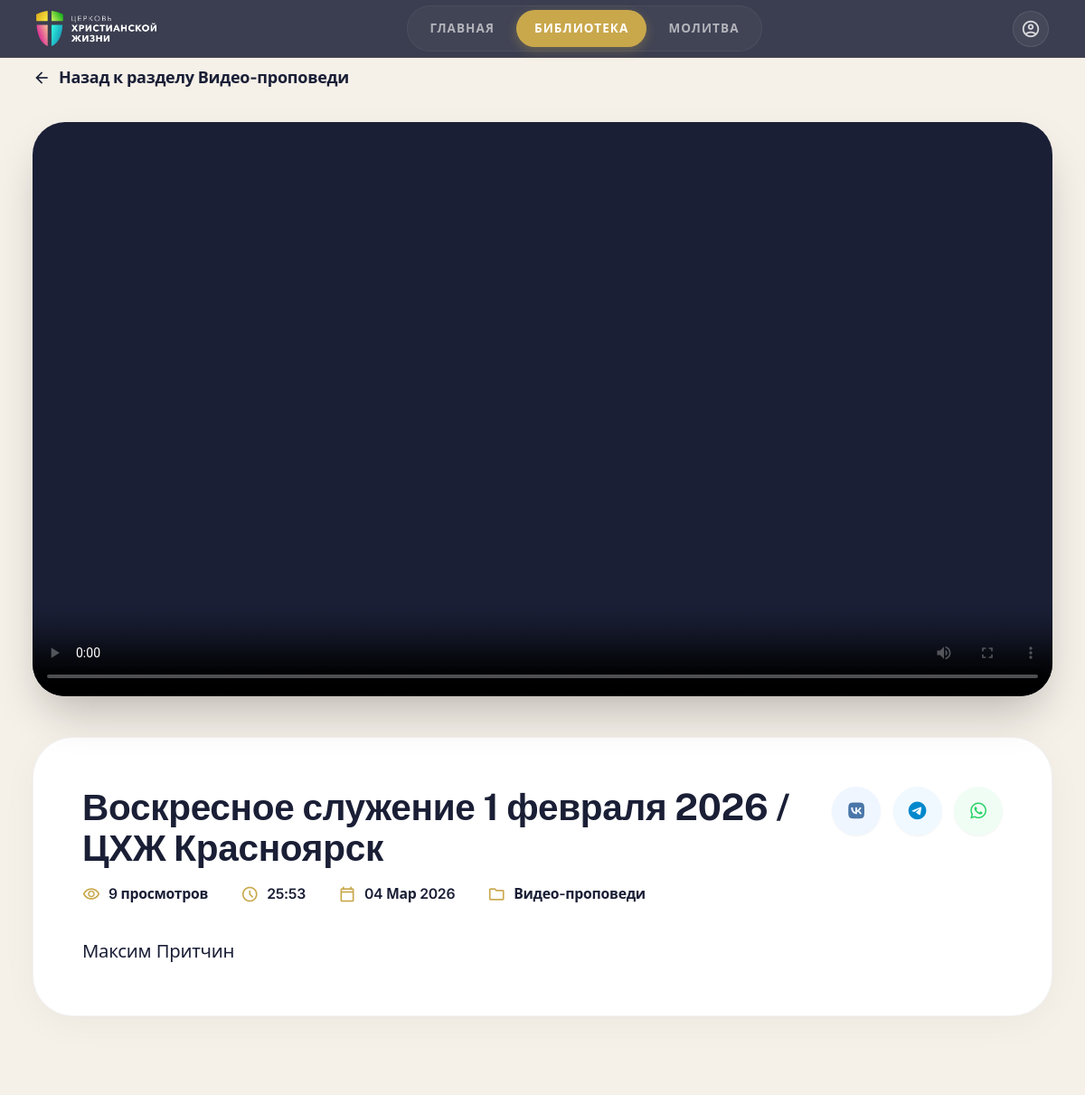
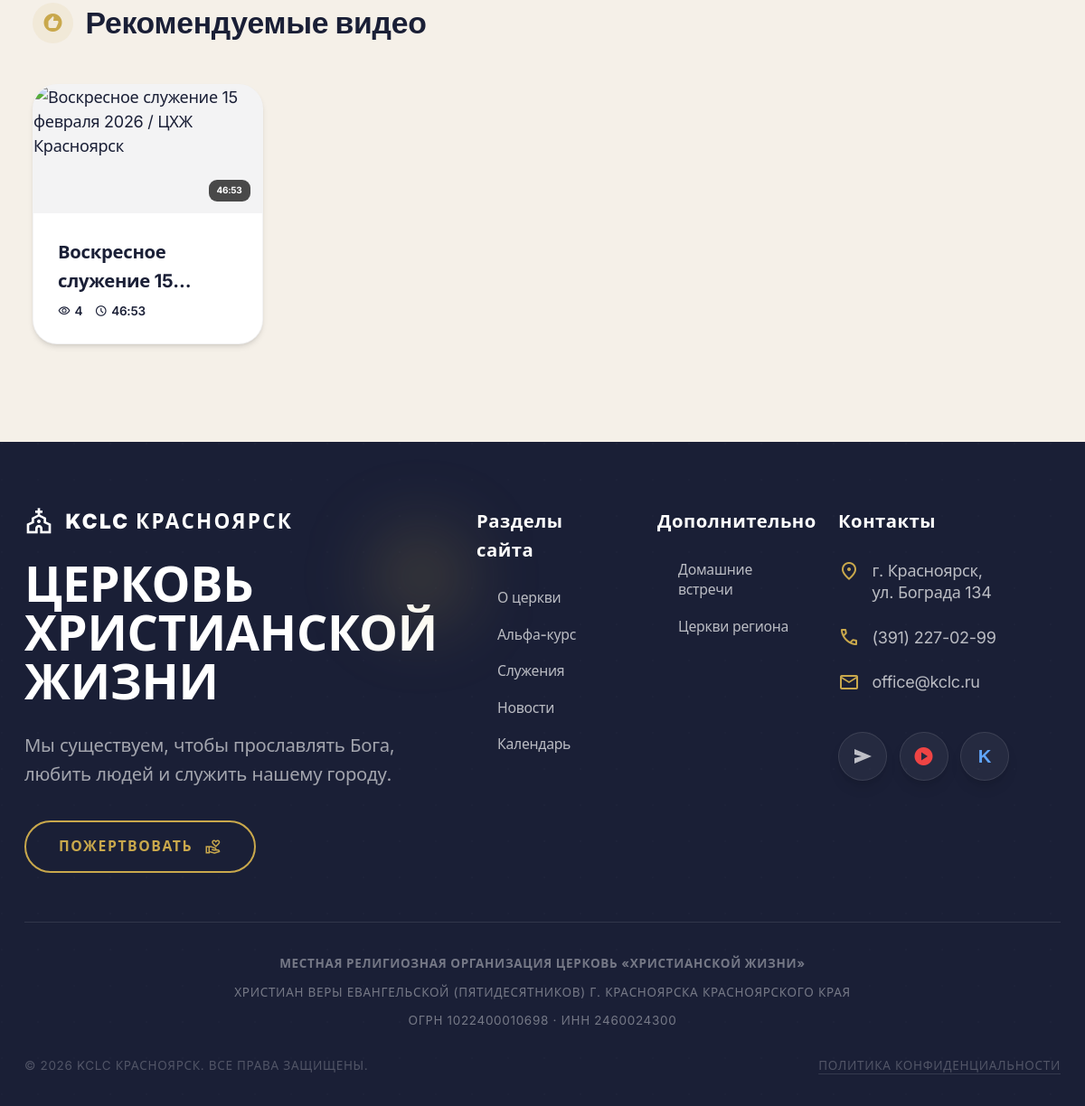
/library/video/2/, run on the app's committed database (2 pictures, top to bottom).
### church_app/models.py (models this page shows, shortened)
class Video(models.Model):
    title = models.CharField(max_length=200, verbose_name="Название")
    description = models.TextField(verbose_name="Описание")
    category = models.ForeignKey(Category, on_delete=models.CASCADE, related_name='videos', limit_choices_to={'category_type': 'video'})
    video_file = models.FileField(upload_to='videos/', blank=True, null=True, verbose_name="Видео файл")
    youtube_url = models.URLField(blank=True, null=True, verbose_name="YouTube ссылка")
    rutube_url = models.URLField(blank=True, null=True, verbose_name="Rutube ссылка")
    thumbnail = models.ImageField(upload_to='video_thumbnails/', blank=True, null=True, verbose_name="Превью")
    duration = models.IntegerField(default=0, help_text="Длительность в секундах", verbose_name="Длительность")
    views_count = models.IntegerField(default=0, verbose_name="Просмотры")
    is_featured = models.BooleanField(default=False, verbose_name="Рекомендуемое")
    order = models.IntegerField(default=0, verbose_name="Порядок")
    is_active = models.BooleanField(default=True, verbose_name="Активно")
    created_at = models.DateTimeField(auto_now_add=True)
    updated_at = models.DateTimeField(auto_now=True)
    class Meta:
        ordering = ['-is_featured', 'order', '-created_at']
        verbose_name = "Видео"
        verbose_name_plural = "Видео"
    def get_duration_display(self):
        if not self.duration:
            return ''
        total = int(self.duration)
        hours = total // 3600
        minutes = (total % 3600) // 60
        seconds = total % 60
        if hours > 0:
            return f'{hours}ч {minutes:02d}мин'
        elif minutes > 0:
            return f'{minutes}:{seconds:02d}'
        else:
            return f'0:{seconds:02d}'
    def increment_views(self):
        self.views_count += 1
        self.save(update_fields=['views_count'])

class Category(models.Model):
    CATEGORY_TYPES = [
        ('video', 'Видео'),
        ('bible', 'Чтение Библии'),
        ('events', 'События'),
        ('calendar', 'Календарь'),
        ('kids', 'Детский раздел'),
    ]
    name = models.CharField(max_length=100, verbose_name="Название")
    slug = models.SlugField(unique=True, verbose_name="URL")
    category_type = models.CharField(max_length=20, choices=CATEGORY_TYPES, verbose_name="Тип")
    icon = models.CharField(max_length=50, default='fa-folder', verbose_name="Иконка FontAwesome")
    description = models.TextField(blank=True, verbose_name="Описание")
    image = models.ImageField(upload_to='categories/', blank=True, null=True, verbose_name="Изображение")
    order = models.IntegerField(default=0, verbose_name="Порядок")
    is_active = models.BooleanField(default=True, verbose_name="Активна")
    created_at = models.DateTimeField(auto_now_add=True)
    class Meta:
        ordering = ['order', 'name']
        verbose_name = "Категория"
        verbose_name_plural = "Категории"

### church_app/views_library.py (the view)
# urls.py: path('library/video/<int:video_id>/', views_library.video_detail, name='video_detail'),
def video_detail(request, video_id):
    video = get_object_or_404(Video, id=video_id, is_active=True)
    video.increment_views()
    recommended = Video.objects.filter(
        category=video.category,
        is_active=True
    ).exclude(id=video.id).order_by('-views_count')[:6]
    context = {
        'video': video,
        'recommended': recommended,
    }
    return render(request, 'library/video_detail.html', context)

### templates/library/video_detail.html (shortened to what this page needs)
{% extends 'library/base_library.html' %}
{% load static %}
{% block library_content %}
<div class="mb-12">
    <a href="{% url 'library_category' video.category.slug %}" class="inline-flex items-center gap-2 text-txt-sub hover:text-primary font-bold mb-8 transition-colors group">
        <span class="material-symbols-outlined text-[20px] group-hover:-translate-x-1 transition-transform">arrow_back</span>
        <span>Назад к разделу {{ video.category.name }}</span>
    </a>
    <div class="relative rounded-[2rem] overflow-hidden bg-navy shadow-2xl mb-10 aspect-video group">
        {% if video.video_file %}
        <video class="w-full h-full object-cover" controls poster="{% if video.thumbnail %}{{ video.thumbnail.url }}{% endif %}">
            <source src="{{ video.video_file.url }}" type="video/mp4">
        </video>
        {% endif %}
    </div>
    <div class="bg-white rounded-[2.5rem] p-8 sm:p-12 shadow-[0_8px_40px_rgba(0,0,0,0.04)] border border-navy/5">
        <div class="flex flex-col lg:flex-row justify-between items-start gap-8 mb-8">
            <div class="flex-grow">
                <h1 class="text-3xl sm:text-4xl font-display font-bold text-navy mb-4 leading-tight">{{ video.title }}</h1>
                <div class="flex flex-wrap items-center gap-4 sm:gap-8 text-sm font-semibold text-txt-sub">
                    <div class="flex items-center gap-2">
                        <span class="material-symbols-outlined text-primary text-[20px]">visibility</span>
                        <span>{{ video.views_count }} просмотров</span>
                    </div>
                    {% if video.duration %}
                    <div class="flex items-center gap-2">
                        <span class="material-symbols-outlined text-primary text-[20px]">schedule</span>
                        <span>{{ video.get_duration_display }}</span>
                    </div>
                    {% endif %}
                    <div class="flex items-center gap-2">
                        <span class="material-symbols-outlined text-primary text-[20px]">calendar_today</span>
                        <span>{{ video.created_at|date:"d M Y" }}</span>
                    </div>
                    <div class="flex items-center gap-2">
                        <span class="material-symbols-outlined text-primary text-[20px]">folder</span>
                        <span>{{ video.category.name }}</span>
                    </div>
                </div>
            </div>
            <div class="flex items-center gap-3 shrink-0">
                <a href="https://vk.com/share.php?url={{ request.build_absolute_uri }}&title={{ video.title }}" target="_blank"
                   class="w-12 h-12 rounded-full bg-blue-50 text-[#4a76a8] flex items-center justify-center hover:bg-[#4a76a8] hover:text-white transition-all shadow-sm">
                    <i class="fab fa-vk text-lg"></i>
                </a>
                <a href="https://t.me/share/url?url={{ request.build_absolute_uri }}&text={{ video.title }}" target="_blank"
                   class="w-12 h-12 rounded-full bg-sky-50 text-[#0088cc] flex items-center justify-center hover:bg-[#0088cc] hover:text-white transition-all shadow-sm">
                    <i class="fab fa-telegram text-lg"></i>
                </a>
                <a href="https://wa.me/?text={{ video.title }}%20{{ request.build_absolute_uri }}" target="_blank"
                   class="w-12 h-12 rounded-full bg-green-50 text-[#25D366] flex items-center justify-center hover:bg-[#25D366] hover:text-white transition-all shadow-sm">
                    <i class="fab fa-whatsapp text-lg"></i>
                </a>
            </div>
        </div>
        <div class="prose prose-navy max-w-none">
            <div class="text-txt-sub text-lg leading-relaxed space-y-4">
                {{ video.description|linebreaks }}
            </div>
        </div>
    </div>
</div>
{% if recommended %}
<div class="mt-20">
    <div class="flex items-center justify-between gap-4 mb-10">
        <div class="flex items-center gap-3">
            <div class="w-10 h-10 rounded-full bg-primary/10 flex items-center justify-center text-primary">
                <span class="material-symbols-outlined text-[24px]" style="font-variation-settings: 'FILL' 1;">recommend</span>
            </div>
            <h2 class="text-2xl sm:text-3xl font-display font-bold text-navy">Рекомендуемые видео</h2>
        </div>
    </div>
    <div class="grid grid-cols-1 sm:grid-cols-2 lg:grid-cols-4 gap-8">
        {% for rec in recommended %}
        <a href="{% url 'video_detail' rec.id %}" class="group bg-white rounded-3xl overflow-hidden border border-navy/5 shadow-md hover:shadow-xl transition-all duration-300 hover:-translate-y-2">
            <div class="relative aspect-video overflow-hidden bg-navy/5">
                <div class="absolute bottom-3 right-3 px-2 py-1 rounded bg-black/70 text-white text-[10px] font-bold backdrop-blur-sm">
                    {{ rec.get_duration_display }}
                </div>
            </div>
            <div class="p-6">
                <h3 class="text-navy font-bold text-lg mb-2 line-clamp-2 group-hover:text-primary transition-colors">{{ rec.title }}</h3>
                <div class="flex items-center gap-3 text-xs text-txt-sub font-semibold">
                    <span class="flex items-center gap-1">
                        <span class="material-symbols-outlined text-[14px]">visibility</span>
                        {{ rec.views_count }}
                    </span>
                    <span class="flex items-center gap-1">
                        <span class="material-symbols-outlined text-[14px]">schedule</span>
                        {{ rec.get_duration_display }}
                    </span>
                </div>
            </div>
        </a>
        {% endfor %}
    </div>
</div>
{% endif %}
{% endblock %}

### static/css/base.css (style rules this page uses)
* { margin: 0; padding: 0; box-sizing: border-box; }
:root { --bg: #f5f0e8; --bg-warm: #efe9df; --bg-deep: #e8e1d5; --card: #faf7f2; --card2: #ffffff; --card-dark: #e8e1d5; --navy: #1a1f36; --navy-h: #252b48; --navy-l: rgba(26, 31, 54, 0.10); --navy-ll: rgba(26, 31, 54, 0.05); --gold: #c9a84c; --gold-h: #d4b65e; --gold-d: #b0922f; --gold-l: rgba(201, 168, 76, 0.15); --sage: #7a9e7e; --sage-d: #5f8363; --txt: #1a1f36; --txt-sub: #2d334d; --txt-mid: #4a506b; --txt-muted: #646a85; --b: rgba(26, 31, 54, 0.10); --b-h: rgba(26, 31, 54, 0.20); --b-l: rgba(26, 31, 54, 0.05); --success: #4caf7a; --error: #d94452; --live-red: #d94452; --info: #5b8db8; --t: 0.35s cubic-bezier(0.4, 0, 0.2, 1); --t-fast: 0.2s cubic-bezier(0.4, 0, 0.2, 1); --r: 24px; --r-lg: 32px; --r-sm: 12px; --shadow: 0 8px 32px rgba(26, 31, 54, 0.08), 0 2px 8px rgba(26, 31, 54, 0.04); --shadow-lg: 0 20px 60px rgba(26, 31, 54, 0.12), 0 8px 16px rgba(26, 31, 54, 0.06); --hdr: clamp(64px, 8vh, 80px); }
.material-symbols-outlined { font-variation-settings: 'FILL' 0, 'wght' 400, 'GRAD' 0, 'opsz' 24; }
html { font-size: clamp(15px, 0.9vw + 12px, 18px); -webkit-text-size-adjust: 100%; scroll-behavior: smooth; }
body { font-family: 'Inter', 'Segoe UI', -apple-system, BlinkMacSystemFont, sans-serif; background: var(--bg); color: var(--txt); line-height: 1.6; letter-spacing: -0.015em; min-height: 100vh; position: relative; display: flex; flex-direction: column; -webkit-font-smoothing: antialiased; text-rendering: optimizeLegibility; }

### data on the page
Video: category.name "Видео-проповеди", title "Воскресное служение 1 февраля 2026 / ЦХЖ Красноярск", views_count "9", duration "25:53", created_at "04 Мар 2026", description "Максим Притчин"
Video: duration "46:53", title "Воскресное служение…", views_count "4"
